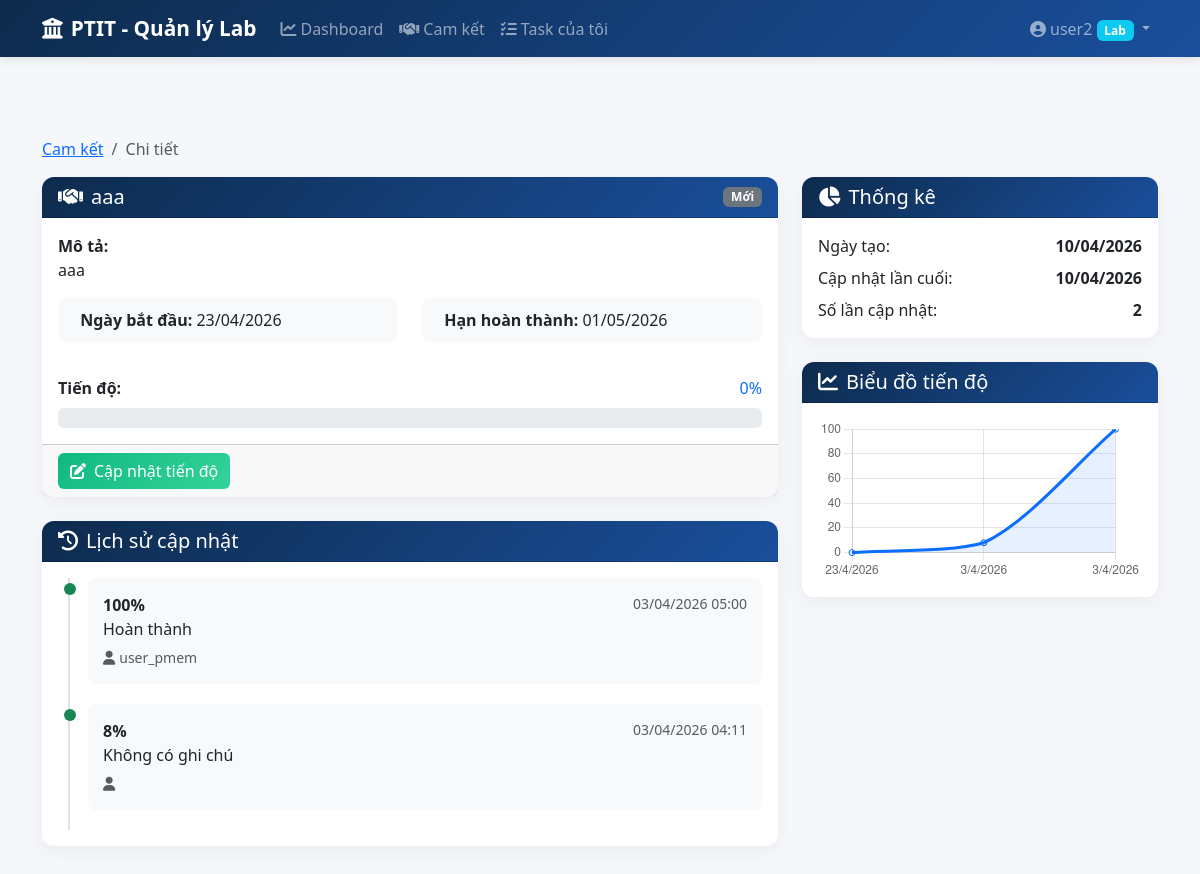
Page /commitments/detail/2 (signed in) on the committed database.
### app/models.py (models this page shows, shortened)
class User(UserMixin, db.Model):
    __tablename__ = 'users'
    id = db.Column(db.Integer, primary_key=True)
    username = db.Column(db.String(50), unique=True, nullable=False)
    password_hash = db.Column(db.String(200), nullable=False)
    role = db.Column(db.String(20), nullable=False)  # 'admin' or 'lab'
    lab_id = db.Column(db.Integer, db.ForeignKey('labs.id', ondelete='SET NULL'), nullable=True)
    def is_admin(self):
        return self.role == 'admin'

class Commitment(db.Model):
    __tablename__ = 'commitments'
    id = db.Column(db.Integer, primary_key=True)
    title = db.Column(db.String(200), nullable=False)
    description = db.Column(db.Text)
    lab_id = db.Column(db.Integer, db.ForeignKey('labs.id'), nullable=False)
    assigned_to = db.Column(db.Integer, db.ForeignKey('users.id'), nullable=True)  # User được giao
    start_date = db.Column(db.Date, nullable=False)
    deadline = db.Column(db.Date, nullable=False)
    progress = db.Column(db.Integer, default=0)  # 0-100
    status = db.Column(db.String(20), default='Mới')  # Mới, Đang thực hiện, Hoàn thành, Quá hạn
    created_by = db.Column(db.Integer, db.ForeignKey('users.id'))
    created_at = db.Column(db.DateTime, default=datetime.utcnow)
    updated_at = db.Column(db.DateTime, default=datetime.utcnow, onupdate=datetime.utcnow)
    creator = db.relationship('User', foreign_keys=[created_by], backref='commitments_created')
    assignee = db.relationship('User', foreign_keys=[assigned_to], backref='tasks_assigned')
    progress_updates = db.relationship('ProgressUpdate', backref='commitment', lazy=True, cascade='all, delete-orphan')

class ProgressUpdate(db.Model):
    __tablename__ = 'progress_updates'
    id = db.Column(db.Integer, primary_key=True)
    commitment_id = db.Column(db.Integer, db.ForeignKey('commitments.id'), nullable=False)
    progress = db.Column(db.Integer, nullable=False)
    notes = db.Column(db.Text)
    attachment = db.Column(db.String(200))
    created_by = db.Column(db.Integer, db.ForeignKey('users.id'))
    created_at = db.Column(db.DateTime, default=datetime.utcnow)
    creator = db.relationship('User', backref='progress_updates')

### app/routes/commitments.py (the view)
@bp.route('/commitments/detail/<int:commitment_id>')
@login_required
def commitments_detail(commitment_id):
    commitment = Commitment.query.get_or_404(commitment_id)
    if not current_user.is_admin() and commitment.lab_id != current_user.lab_id:
        flash('Bạn không có quyền xem cam kết này.', 'danger')
        return redirect(url_for('main.dashboard'))
    updates = ProgressUpdate.query.filter_by(commitment_id=commitment_id).order_by(ProgressUpdate.created_at.desc()).all()
    return render_template('commitments/detail.html', commitment=commitment, updates=updates)

### templates/commitments/detail.html (shortened to what this page needs)
{% extends "base.html" %}
{% block content %}
<nav aria-label="breadcrumb" class="mb-3">
    <ol class="breadcrumb">
        <li class="breadcrumb-item"><a href="{{ url_for('commitments.commitments_list') }}">Cam kết</a></li>
        <li class="breadcrumb-item active">Chi tiết</li>
    </ol>
</nav>
<div class="row">
    <div class="col-lg-8">
        <div class="card mb-4">
            <div class="card-header d-flex justify-content-between align-items-center">
                <h5 class="mb-0">
                    <i class="fas fa-handshake me-2"></i>{{ commitment.title }}
                </h5>
                {% if commitment.status == 'Hoàn thành' %}
                <span class="badge bg-success">{{ commitment.status }}</span>
                {% elif commitment.status == 'Quá hạn' %}
                <span class="badge bg-danger">{{ commitment.status }}</span>
                {% elif commitment.status == 'Đang thực hiện' %}
                <span class="badge bg-primary">{{ commitment.status }}</span>
                {% else %}
                <span class="badge bg-secondary">{{ commitment.status }}</span>
                {% endif %}
            </div>
            <div class="card-body">
                <div class="mb-3">
                    <strong>Mô tả:</strong>
                    <p>{{ commitment.description or 'Không có mô tả' }}</p>
                </div>
                <div class="row">
                    <div class="col-md-6">
                        <div class="info-item">
                            <strong>Ngày bắt đầu:</strong> {{ commitment.start_date.strftime('%d/%m/%Y') }}
                        </div>
                    </div>
                    <div class="col-md-6">
                        <div class="info-item">
                            <strong>Hạn hoàn thành:</strong> {{ commitment.deadline.strftime('%d/%m/%Y') }}
                        </div>
                    </div>
                </div>
                <div class="mt-4">
                    <div class="d-flex justify-content-between mb-2">
                        <strong>Tiến độ:</strong>
                        <span class="text-primary">{{ commitment.progress }}%</span>
                    </div>
                    <div class="progress" style="height: 20px;">
                    </div>
                </div>
            </div>
            <div class="card-footer">
                <a href="{{ url_for('commitments.progress_update', commitment_id=commitment.id) }}"
                   class="btn btn-success">
                    <i class="fas fa-edit me-2"></i>Cập nhật tiến độ
                </a>
            </div>
        </div>
        <div class="card">
            <div class="card-header">
                <h5 class="mb-0">
                    <i class="fas fa-history me-2"></i>Lịch sử cập nhật
                </h5>
            </div>
            <div class="card-body">
                {% if updates %}
                <div class="timeline">
                    {% for update in updates %}
                    <div class="timeline-item">
                        <div class="timeline-marker bg-{{ 'success' if update.progress >= commitment.progress else 'primary' }}"></div>
                        <div class="timeline-content">
                            <div class="d-flex justify-content-between">
                                <strong>{{ update.progress }}%</strong>
                                <small class="text-muted">{{ update.created_at.strftime('%d/%m/%Y %H:%M') }}</small>
                            </div>
                            <p class="mb-1">{{ update.notes or 'Không có ghi chú' }}</p>
                            <small class="text-muted">
                                <i class="fas fa-user me-1"></i>{{ update.creator.username }}
                            </small>
                        </div>
                    </div>
                    {% endfor %}
                </div>
                {% else %}
                <p class="text-center text-muted">
                    <i class="fas fa-inbox fa-2x mb-2"></i><br>
                    Chưa có cập nhật nào
                </p>
                {% endif %}
            </div>
        </div>
    </div>
    <div class="col-lg-4">
        <div class="card mb-4">
            <div class="card-header">
                <h5 class="mb-0">
                    <i class="fas fa-chart-pie me-2"></i>Thống kê
                </h5>
            </div>
            <div class="card-body">
                <div class="stat-mini">
                    <div class="d-flex justify-content-between mb-2">
                        <span>Ngày tạo:</span>
                        <strong>{{ commitment.created_at.strftime('%d/%m/%Y') }}</strong>
                    </div>
                    <div class="d-flex justify-content-between mb-2">
                        <span>Cập nhật lần cuối:</span>
                        <strong>{{ commitment.updated_at.strftime('%d/%m/%Y') }}</strong>
                    </div>
                    <div class="d-flex justify-content-between">
                        <span>Số lần cập nhật:</span>
                        <strong>{{ updates|length }}</strong>
                    </div>
                </div>
            </div>
        </div>
        <div class="card">
            <div class="card-header">
                <h5 class="mb-0">
                    <i class="fas fa-chart-line me-2"></i>Biểu đồ tiến độ
                </h5>
            </div>
            <div class="card-body">
                <canvas id="timelineChart"></canvas>
            </div>
        </div>
    </div>
</div>
{% endblock %}
{% block extra_js %}
<script>
document.addEventListener('DOMContentLoaded', function() {
    fetch(`/api/commitments/{{ commitment.id }}/timeline`)
        .then(response => {
            if (!response.ok) {
                throw new Error('Timeline API returned ' + response.status);
            }
            return response.json();
        })
        .then(data => {
            const ctx = document.getElementById('timelineChart').getContext('2d');
            new Chart(ctx, {
                type: 'line',
                data: {
                    labels: data.map(d => new Date(d.date).toLocaleDateString('vi-VN')),
                    datasets: [{
                        label: 'Tiến độ (%)',
                        data: data.map(d => d.progress),
                        borderColor: '#0d6efd',
                        backgroundColor: 'rgba(13, 110, 253, 0.1)',
                        fill: true,
                        tension: 0.3
                    }]
                },
                options: {
                    responsive: true,
                    plugins: { legend: { display: false } },
                    scales: {
                        y: { beginAtZero: true, max: 100 }
                    }
                }
            });
        })
        .catch(error => console.error('Không thể tải biểu đồ tiến độ:', error));
});
</script>
{% endblock %}

### templates/base.html (shortened to what this page needs)
<!DOCTYPE html>
<html lang="vi">
<head>
    <link href="https://cdn.jsdelivr.net/npm/bootstrap@5.3.2/dist/css/bootstrap.min.css" rel="stylesheet">
    <link href="https://cdnjs.cloudflare.com/ajax/libs/font-awesome/6.5.1/css/all.min.css" rel="stylesheet">
    <link href="https://cdn.jsdelivr.net/npm/bootstrap-icons@1.11.2/font/bootstrap-icons.css" rel="stylesheet">
    <link href="{{ url_for('static', filename='css/style.css') }}" rel="stylesheet">
</head>
<body>
    {% if current_user.is_authenticated %}
    <nav class="navbar navbar-expand-lg navbar-dark bg-ptit">
        <div class="container">
            <a class="navbar-brand" href="{{ url_for('main.dashboard') }}">
                <i class="fas fa-university me-2"></i>PTIT - Quản lý Lab
            </a>
            <div class="collapse navbar-collapse" id="navbarNav">
                <ul class="navbar-nav me-auto">
                    <li class="nav-item">
                        <a class="nav-link" href="{{ url_for('main.dashboard') }}">
                            <i class="fas fa-chart-line me-1"></i>Dashboard
                        </a>
                    </li>
                    <li class="nav-item">
                        <a class="nav-link" href="{{ url_for('commitments.commitments_list') }}">
                            <i class="fas fa-handshake me-1"></i>Cam kết
                        </a>
                    </li>
                    {% if not current_user.is_admin() %}
                    <li class="nav-item">
                        <a class="nav-link" href="{{ url_for('main.my_tasks') }}">
                            <i class="fas fa-tasks me-1"></i>Task của tôi
                        </a>
                    </li>
                    {% endif %}
                </ul>
                <ul class="navbar-nav">
                    <li class="nav-item dropdown">
                        <a class="nav-link dropdown-toggle" href="#" data-bs-toggle="dropdown">
                            <i class="fas fa-user-circle me-1"></i>{{ current_user.username }}
                            {% if current_user.is_admin() %}
                            <span class="badge bg-warning text-dark">Admin</span>
                            {% else %}
                            <span class="badge bg-info">Lab</span>
                            {% endif %}
                        </a>
                    </li>
                </ul>
            </div>
        </div>
    </nav>
    {% endif %}
    <main class="{% if current_user.is_authenticated %}main-content{% endif %}">
        <div class="container">
            {% block content %}{% endblock %}
        </div>
    </main>
    {% block extra_js %}{% endblock %}
</body>
</html>

### static/css/style.css (style rules this page uses)
:root { --ptit-blue: #1a4f9c; --ptit-light-blue: #4a90d9; --ptit-dark: #0d2b4d; }
body { background-color: #f5f7fa; font-family: 'Segoe UI', Tahoma, Geneva, Verdana, sans-serif; min-height: 100vh; }
.main-content { padding-top: 80px; padding-bottom: 40px; }
.navbar.bg-ptit { background: linear-gradient(135deg, var(--ptit-dark) 0%, var(--ptit-blue) 100%); box-shadow: 0 2px 10px rgba(0,0,0,0.1); }
.navbar-brand { font-weight: 700; font-size: 1.3rem; }
.nav-link { font-weight: 500; transition: all 0.3s; }
.timeline { position: relative; padding-left: 30px; }
.timeline::before { content: ''; position: absolute; left: 10px; top: 0; bottom: 0; width: 2px; background: #e0e0e0; }
.timeline-item { position: relative; padding-bottom: 20px; }
.timeline-marker { position: absolute; left: -24px; top: 5px; width: 12px; height: 12px; border-radius: 50%; }
.timeline-content { background: #f8f9fa; padding: 15px; border-radius: 8px; }
.info-item { padding: 10px; background: #f8f9fa; border-radius: 8px; margin-bottom: 10px; }
.card { border: none; border-radius: 12px; box-shadow: 0 5px 20px rgba(0,0,0,0.05); }
.card-header { background: linear-gradient(135deg, var(--ptit-dark), var(--ptit-blue)); color: white; border-radius: 12px 12px 0 0 !important; font-weight: 600; }
.btn-success { background: linear-gradient(135deg, #10b981, #34d399); border: none; }

### rows in the picture
User: username "user2"
Commitment: title "aaa", status "Mới", description "aaa", start_date "23/04/2026", deadline "01/05/2026", progress "0", created_at "10/04/2026", updated_at "10/04/2026"
ProgressUpdate: progress "100", created_at "03/04/2026 05:00", notes "Hoàn thành", creator.username "user_pmem"
ProgressUpdate: progress "8", created_at "03/04/2026 04:11", notes "Không có ghi chú"

### other values in the picture
{{ updates|length }} "2"
